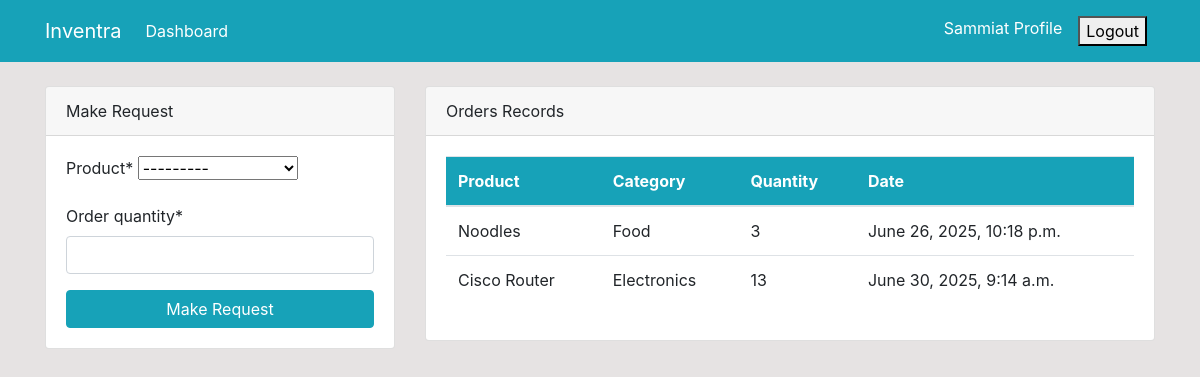
Page /dashboard/ (signed in) on the committed database.
### dashboard/models.py (models this page shows, shortened)
class Order(models.Model):
    product = models.ForeignKey(Product, on_delete=models.CASCADE, null=True)
    staff = models.ForeignKey(User, on_delete=models.CASCADE, null=True)
    order_quantity = models.PositiveIntegerField(null=True)
    date = models.DateTimeField(auto_now_add=True)
    class Meta:
        verbose_name_plural = 'Order'

class Product(models.Model):
    name = models.CharField(max_length=100, null=True)
    category = models.CharField(max_length=20, choices=CATEGORY, null=True)
    quantity = models.PositiveIntegerField(null=True)
    class Meta:
        verbose_name_plural = 'Product'
    def __str__(self):
        return f'{self.name}'

### dashboard/views.py (the view)
# urls.py: path('dashboard/', views.index, name='dashboard-index'),
@login_required
def index(request):
     orders = Order.objects.all()
     products = Product.objects.all()
     product_count = Product.objects.all().count
     orders_count = Order.objects.all().count
     workers_count = User.objects.all().count
     if request.method =='POST':
          form = OrderForm(request.POST)
          if form.is_valid():
              instance = form.save(commit=False)
              instance.staff = request.user
              instance.save()
              return redirect('dashboard-index')
     else:
         form = OrderForm()
     context = {
         'orders': orders,
         'form': form,
         'products': products,
         'product_count': product_count,
         'orders_count': orders_count,
         'workers_count': workers_count
     }
     return render(request, 'dashboard/index.html', context)

### dashboard/forms.py
class OrderForm(forms.ModelForm):
    class Meta:
        model = Order
        fields = ['product', 'order_quantity']

### templates/dashboard/index.html (shortened to what this page needs)
{% extends 'partials/base.html' %}
{% block content %}
{% if user.is_authenticated and user.is_staff and user.is_superuser %}
{% include 'partials/topnav.html' %}
    <div class="container">
        <div class="row my-5">
            <div class="col-md-6">
                <div class="bg-white">
                    <canvas id="myChart1" width="400" height="300"></canvas>
                    <script>
                        var ctx = document.getElementById('myChart1').getContext('2d');
                        var myChart1 = new Chart(ctx, {
                            type: 'pie',
                            data: {
                                labels: [{% for order in orders %} '{{ order.product.name }}', {% endfor %}],
                                datasets: [{
                                    label: 'Orders',
                                    data: [{% for order in orders %} '{{ order.order_quantity }}', {% endfor %}],
                                    backgroundColor: [
                                        'rgba(255, 99, 132, 1)',    // Red-pink
                                        'rgba(54, 162, 235, 1)',    // Blue
                                        'rgba(255, 206, 86, 1)',    // Yellow
                                        'rgba(75, 192, 192, 1)',    // Light Teal
                                        'rgba(0, 128, 0, 1)',       // Green
                                        'rgba(0, 0, 0, 1)',         // Black
                                        'rgba(165, 42, 42, 1)',     // Brown
                                        'rgba(255, 105, 180, 1)',   // Hot Pink
                                        'rgba(255, 140, 0, 1)',     // Dark Orange
                                        'rgba(100, 149, 237, 1)'    // Cornflower Blue
                                    ],
                                    borderColor: [
                                        'rgba(255, 99, 132, 1)',    // Red-pink
                                        'rgba(54, 162, 235, 1)',    // Blue
                                        'rgba(255, 206, 86, 1)',    // Yellow
                                        'rgba(75, 192, 192, 1)',    // Light Teal
                                        'rgba(0, 128, 0, 1)',       // Green
                                        'rgba(0, 0, 0, 1)',         // Black
                                        'rgba(165, 42, 42, 1)',     // Brown
                                        'rgba(255, 105, 180, 1)',   // Hot Pink
                                        'rgba(255, 140, 0, 1)',     // Dark Orange
                                        'rgba(100, 149, 237, 1)'    // Cornflower Blue
                                    ],
                                    borderWidth: 1
                                }]
                            },
                            options: {
                                scales: {
                                    yAxes: [{
                                        ticks: {
                                            beginAtZero: true
                                        }
                                    }]
                                }
                            }
                        });
                    </script>
                </div>
            </div>
            <div class="col-md-6">
                <div class="bg-white">
                    <canvas id="myChart" width="400" height="300"></canvas>
                    <script>
                        var ctx = document.getElementById('myChart').getContext('2d');
                        var myChart = new Chart(ctx, {
                            type: 'bar',
                            data: {
                                labels: [{% for product in products %} '{{ product.name }}', {% endfor %}],
                                datasets: [{
                                    label: 'Products',
                                    data: [{% for product in products %} '{{ product.quantity }}', {% endfor %}],
                                    backgroundColor: [
                                       'rgba(255, 99, 132, 1)',    // Red-pink
                                        'rgba(54, 162, 235, 1)',    // Blue
                                        'rgba(255, 206, 86, 1)',    // Yellow
                                        'rgba(75, 192, 192, 1)',    // Light Teal
                                        'rgba(0, 128, 0, 1)',       // Green
                                        'rgba(0, 0, 0, 1)',         // Black
                                        'rgba(165, 42, 42, 1)',     // Brown
                                        'rgba(255, 105, 180, 1)',   // Hot Pink
                                        'rgba(255, 140, 0, 1)',     // Dark Orange
                                        'rgba(100, 149, 237, 1)'    // Cornflower Blue
                                    ],
                                    borderColor: [
                                       'rgba(255, 99, 132, 1)',    // Red-pink
                                        'rgba(54, 162, 235, 1)',    // Blue
                                        'rgba(255, 206, 86, 1)',    // Yellow
                                        'rgba(75, 192, 192, 1)',    // Light Teal
                                        'rgba(0, 128, 0, 1)',       // Green
                                        'rgba(0, 0, 0, 1)',         // Black
                                        'rgba(165, 42, 42, 1)',     // Brown
                                        'rgba(255, 105, 180, 1)',   // Hot Pink
                                        'rgba(255, 140, 0, 1)',     // Dark Orange
                                        'rgba(100, 149, 237, 1)'    // Cornflower Blue
                                    ],
                                    borderWidth: 1
                                }]
                            },
                            options: {
                                scales: {
                                    yAxes: [{
                                        ticks: {
                                            beginAtZero: true
                                        }
                                    }]
                                }
                            }
                        });
                    </script>
                </div>
            </div>
        </div>
    </div>
    {% else %}
   {% include 'dashboard/staff_index.html' %}
    {% endif %}
{% endblock %}

### templates/partials/nav.html (shortened to what this page needs)
    <nav class="navbar navbar-expand-lg navbar-info bg-info">
        {% if user.is_authenticated %}
        <div class="container">
            <a class="navbar-brand text-white" href="{% url 'dashboard-index' %}">Inventra</a>
            <div class="collapse navbar-collapse" id="navbarSupportedContent">
                <ul class="navbar-nav mr-auto">
                    <li class="nav-item active">
                        <a class="nav-link text-white" href="{% url 'dashboard-index' %}">Dashboard </a>
                    </li>
                </ul>
                <ul class="navbar-nav ml-auto">
                    <li class="nav-item active">
                        <a class="nav-link text-white" href="{% url 'user-profile' %}">{{user.username}} Profile </a>
                    </li>
                    <form class="nav-link text-white" action="{% url 'user-logout' %}" method="post">
                         <button type="submit">Logout</button>
                    </form>
                </ul>
                {% endif %}
            </div>
        </div>
    </nav>

### templates/dashboard/staff_index.html (shortened to what this page needs)
 {% load crispy_forms_tags %}
  <div class="container">
    <div class="row mt-4">
        <div class="col-md-4">
            <div class="card">
                <div class="card-header">
                    Make Request
                </div>
                <div class="card-body">
                    <form method="POST">
                        {{ form|crispy }}
                        <input class="btn btn-info btn-block" type="submit" value="Make Request">
                    </form>
                </div>
            </div>
        </div>
        <div class="col-md-8">
            <div class="card">
                <div class="card-header">
                    Orders Records
                </div>
                <div class="card-body">
                    <table class="table bg-white">
                        <thead class="bg-info text-white">
                            <tr>
                                <th scope="col">Product</th>
                                <th scope="col">Category</th>
                                <th scope="col">Quantity</th>
                                <th scope="col">Date</th>
                            </tr>
                        </thead>
                        <tbody>
                            {% for order in orders %}
                            {% if order.staff == user %}
                            <tr>
                                <td>{{ order.product.name }}</td>
                                <td>{{ order.product.category }}</td>
                                <td>{{ order.order_quantity }}</td>
                                <td>{{ order.date }}</td>
                            </tr>
                            {% endif %}
                            {% endfor %}
                        </tbody>
                    </table>
                </div>
            </div>
        </div>
    </div>
    </div>

### static/style.css (style rules this page uses)
body { background: rgb(230, 227, 227); }

### rows in the picture
Order: product.name "Noodles", product.category "Food", order_quantity "3", date "June 26, 2025, 10:18 p.m."
Order: product.name "Cisco Router", product.category "Electronics", order_quantity "13", date "June 30, 2025, 9:14 a.m."

### other values in the picture
{{ user.username }} "Sammiat"
